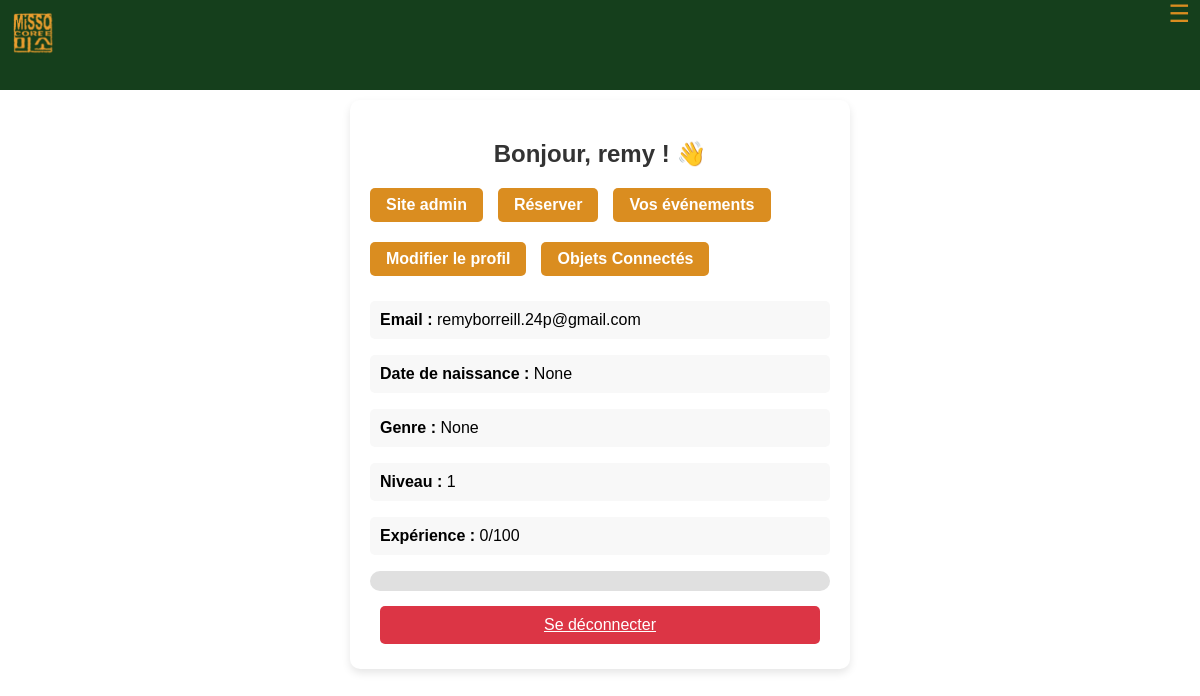
The app's page /user/profil/ (signed in), older data.
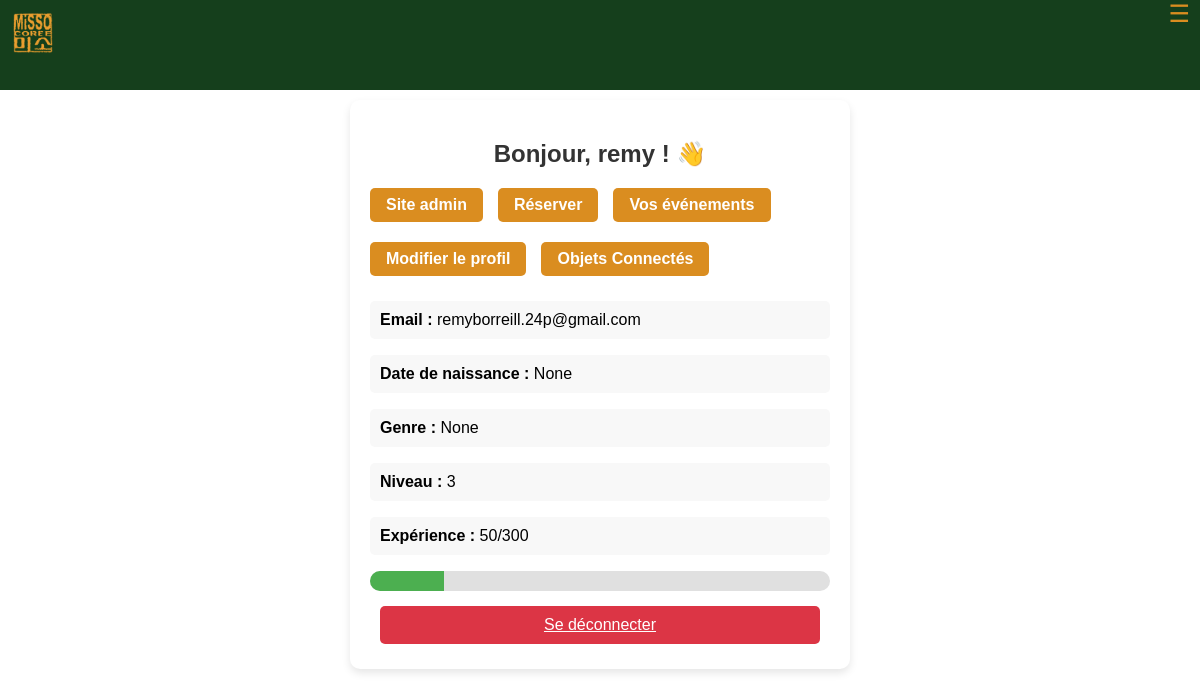
The same page, newer data.
### utilisateurs/models.py (models this page shows, shortened)
class Utilisateur(AbstractUser):
    email = models.EmailField(unique=True)  # Empêche les doublons
    date_de_naissance = models.DateField(null=True, blank=True)
    GENRE_CHOIX = [
        ('H', 'Homme'),
        ('F', 'Femme'),
        ('A', 'Autre'),
    ]
    genre = models.CharField(max_length=1, choices=GENRE_CHOIX, null=True, blank=True)
    niveau = models.PositiveIntegerField(default=1)  # Niveau de l'utilisateur
    experience = models.PositiveIntegerField(default=0)  # Points d'expérience de l'utilisateur

### utilisateurs/views.py (the view)
# urls.py: path('profil/', profil, name='profil'),
@login_required
def profil(request):
    user = request.user
    experience_necessaire = user.niveau * 100  # Calcul de l'expérience nécessaire
    progression = int((user.experience / experience_necessaire) * 100)  # Calcul en pourcentage
    return render(request, "utilisateurs/profil.html", {
        "user": user,
        "experience_necessaire": experience_necessaire,
        "progression": progression,
    })

### utilisateurs/templates/utilisateurs/profil.html (shortened to what this page needs)
<!DOCTYPE html>
<html lang="fr">
<head>
    {% load static %}
    <link rel="stylesheet" href="{% static 'utilisateurs/style.css' %}">
    <link rel="stylesheet" href="{% static 'utilisateurs/navigation.css' %}">
</head>
 <header>
    <nav>
        <div class="logo">
            <a href="{% url 'page_view' 'accueil' %}#accueil">
              <img class="mini_logo" src="{% static 'restaurant/img/logo_jaune.png' %}" alt="MiSSO"/>
            </a>
        </div>
            <span onclick="show()"  class="nav-menu-icon" id="nav-menu-icon">☰ </span>
    </nav>
</header>
<body>
    <div class="container">
        <h2>Bonjour, {{ user.username }} ! 👋</h2>
        <div class="button-group">
            {%if user.is_staff%}
            <a href="{% url 'admin:index' %}" class="btns">Site admin</a>
            {%endif%}
            <a href="{% url 'reservation' %}" class="btns">Réserver</a>
            <a href="{% url 'vos_evenements' %}" class="btns">Vos événements</a>
            <a href="{% url 'modifier_profil' %}" class="btns">Modifier le profil</a>
            <a href="{% url 'liste_objets' %}" class="btns">Objets Connectés</a>
        </div>
        <div class="profile-info">
            <p><strong>Email :</strong> {{ user.email }}</p>
            <p><strong>Date de naissance :</strong> {{ user.date_de_naissance }}</p>
            <p><strong>Genre :</strong> {{ user.get_genre_display }}</p>
            <p><strong>Niveau :</strong> {{ user.niveau }}</p>
            <p><strong>Expérience :</strong> {{ user.experience }}/{{ experience_necessaire }}</p>
            <div class="experience-bar">
                <div class="experience-fill" style="width: {{ progression }}%;"></div>
            </div>
        </div>
        <a href="{% url 'deconnexion' %}" class="btn logout-btn">Se déconnecter</a>
    </div>
</body>
</html>

Row changes from the older to the newer data that the page shows:
changed Utilisateur "remy": niveau "1" → "3"; experience "0" → "50"
Text that changed along with them:
{{ experience_necessaire }}: "100" → "300"
